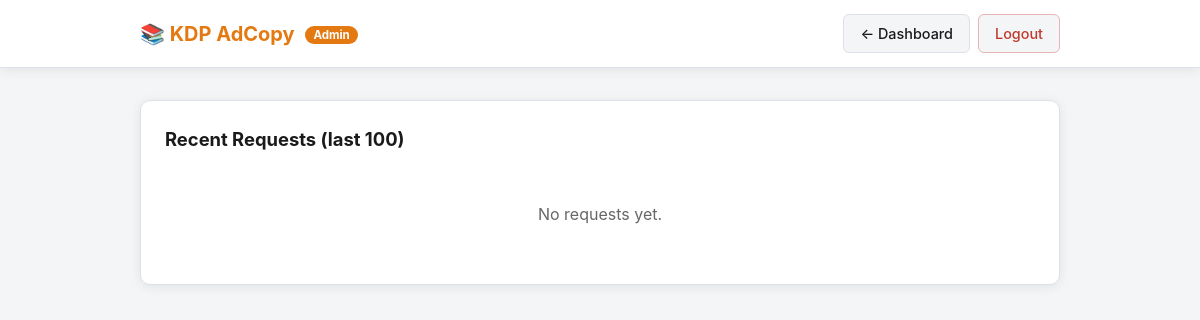
The app's page /admin/requests (signed in), older data.
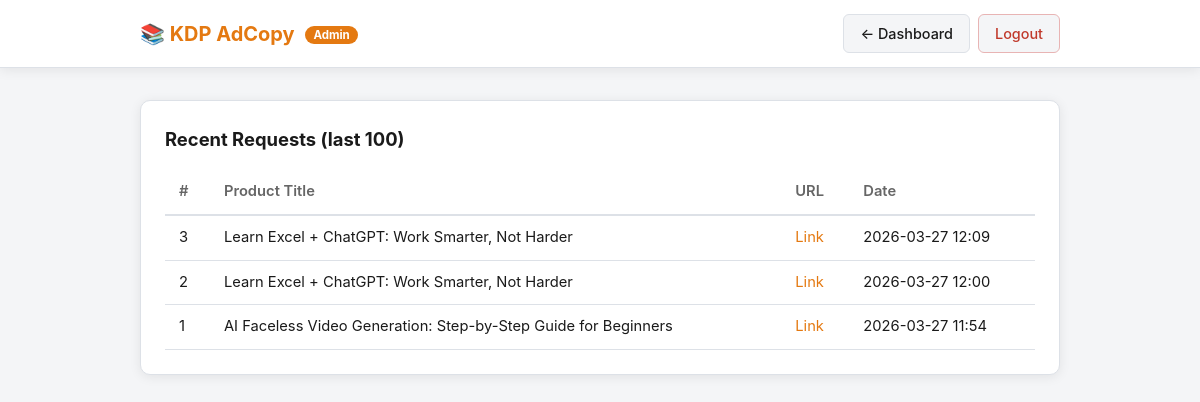
The same page, newer data.
### models.py (models this page shows)
class Request(db.Model):
    __tablename__ = "requests"
    id = db.Column(db.Integer, primary_key=True)
    url = db.Column(db.String(500))
    result = db.Column(db.Text)
    created_at = db.Column(db.DateTime, default=datetime.utcnow)

### app.py (the view)
@app.route("/admin/requests")
@admin_required
def admin_requests():
    reqs = Request.query.order_by(Request.created_at.desc()).limit(100).all()
    parsed = []
    for r in reqs:
        try:
            result_data = json.loads(r.result)
        except Exception:
            result_data = {}
        parsed.append({
            "id": r.id,
            "url": r.url,
            "created_at": r.created_at.strftime("%Y-%m-%d %H:%M"),
            "title": (result_data.get("product") or {}).get("title", "N/A"),
        })
    return render_template("admin_requests.html", requests=parsed)

### app.py (called while the page is built)
def admin_required(f):
    @wraps(f)
    def decorated(*args, **kwargs):
        if not session.get("admin_logged_in"):
            return redirect(url_for("admin_login"))
        return f(*args, **kwargs)
    return decorated

### templates/admin_requests.html (shortened to what this page needs)
<!DOCTYPE html>
<html lang="en">
<head>
  <link rel="stylesheet" href="/static/styles.css" />
</head>
<body class="admin-body-full">
  <header class="header">
    <div class="header-inner">
      <div class="logo">📚 KDP AdCopy <span class="badge">Admin</span></div>
      <nav>
        <a href="/admin" class="btn-nav">← Dashboard</a>
        <a href="/admin/logout" class="btn-nav btn-danger">Logout</a>
      </nav>
    </div>
  </header>
  <main class="admin-main">
    <div class="card">
      <h2>Recent Requests (last 100)</h2>
      {% if requests %}
      <div class="table-wrapper">
        <table class="req-table">
          <thead>
            <tr>
              <th>#</th>
              <th>Product Title</th>
              <th>URL</th>
              <th>Date</th>
            </tr>
          </thead>
          <tbody>
            {% for r in requests %}
            <tr>
              <td>{{ r.id }}</td>
              <td>{{ r.title }}</td>
              <td>
                {% if r.url and r.url != 'manual' %}
                  <a href="{{ r.url }}" target="_blank" rel="noopener">Link</a>
                {% else %}
                  manual
                {% endif %}
              </td>
              <td>{{ r.created_at }}</td>
            </tr>
            {% endfor %}
          </tbody>
        </table>
      </div>
      {% else %}
        <p class="empty-msg">No requests yet.</p>
      {% endif %}
    </div>
  </main>
</body>
</html>

### static/styles.css (style rules this page uses)
*, *::before, *::after { box-sizing: border-box; margin: 0; padding: 0; }
:root { --accent: #e47911; --accent-dark: #b85e00; --bg: #f4f5f7; --surface: #ffffff; --text: #1a1a1a; --muted: #666; --border: #dde1e7; --radius: 10px; --shadow: 0 2px 12px rgba(0,0,0,.08); }
body { font-family: -apple-system, BlinkMacSystemFont, "Segoe UI", Roboto, sans-serif; background: var(--bg); color: var(--text); line-height: 1.6; min-height: 100vh; }
.header { background: var(--surface); border-bottom: 1px solid var(--border); position: sticky; top: 0; z-index: 100; box-shadow: var(--shadow); }
.header-inner { max-width: 960px; margin: 0 auto; padding: 14px 20px; display: flex; align-items: center; justify-content: space-between; }
.logo { font-size: 1.25rem; font-weight: 700; color: var(--accent); }
nav { display: flex; gap: 8px; }
.btn-nav { padding: 7px 16px; border-radius: 6px; background: var(--bg); color: var(--text); text-decoration: none; font-size: .9rem; font-weight: 500; border: 1px solid var(--border); cursor: pointer; transition: background .2s; }
.btn-danger { color: #c0392b; border-color: #e8b4b4; }
.card { background: var(--surface); border-radius: var(--radius); padding: 24px; margin-bottom: 20px; box-shadow: var(--shadow); border: 1px solid var(--border); }
.card h2 { font-size: 1.15rem; font-weight: 700; margin-bottom: 16px; }
.badge { background: var(--accent); color: #fff; font-size: .72rem; padding: 2px 8px; border-radius: 10px; font-weight: 700; vertical-align: middle; margin-left: 6px; }
.admin-body-full { background: var(--bg); }
.admin-main { max-width: 960px; margin: 0 auto; padding: 32px 20px 60px; }
.table-wrapper { overflow-x: auto; }
.req-table { width: 100%; border-collapse: collapse; font-size: .92rem; }
.req-table th { text-align: left; padding: 10px 14px; border-bottom: 2px solid var(--border); color: var(--muted); font-weight: 600; white-space: nowrap; }
.req-table td { padding: 10px 14px; border-bottom: 1px solid var(--border); }
.req-table a { color: var(--accent); text-decoration: none; }

Row changes from the older to the newer data that the page shows:
added Request: id "3", title "Learn Excel + ChatGPT: Work Smarter, Not Harder", created_at "2026-03-27 12:09"
added Request: id "2", title "Learn Excel + ChatGPT: Work Smarter, Not Harder", created_at "2026-03-27 12:00"
added Request: id "1", title "AI Faceless Video Generation: Step-by-Step Guide for Beginners", created_at "2026-03-27 11:54"
Text that changed along with them:
text no longer shown: "No requests yet."
text now shown: "# Product Title URL Date"
